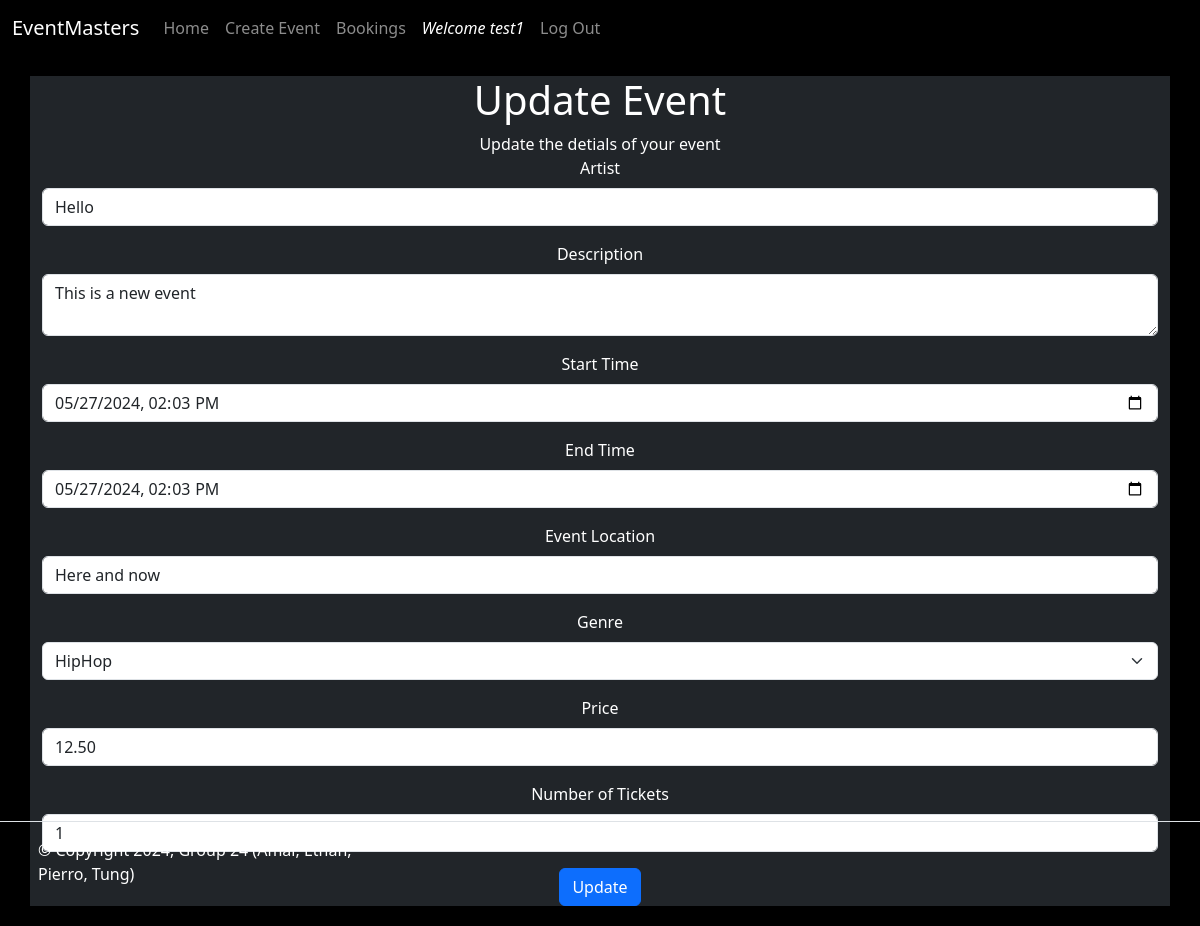
The app's page /Events/update/2 (signed in), older data.
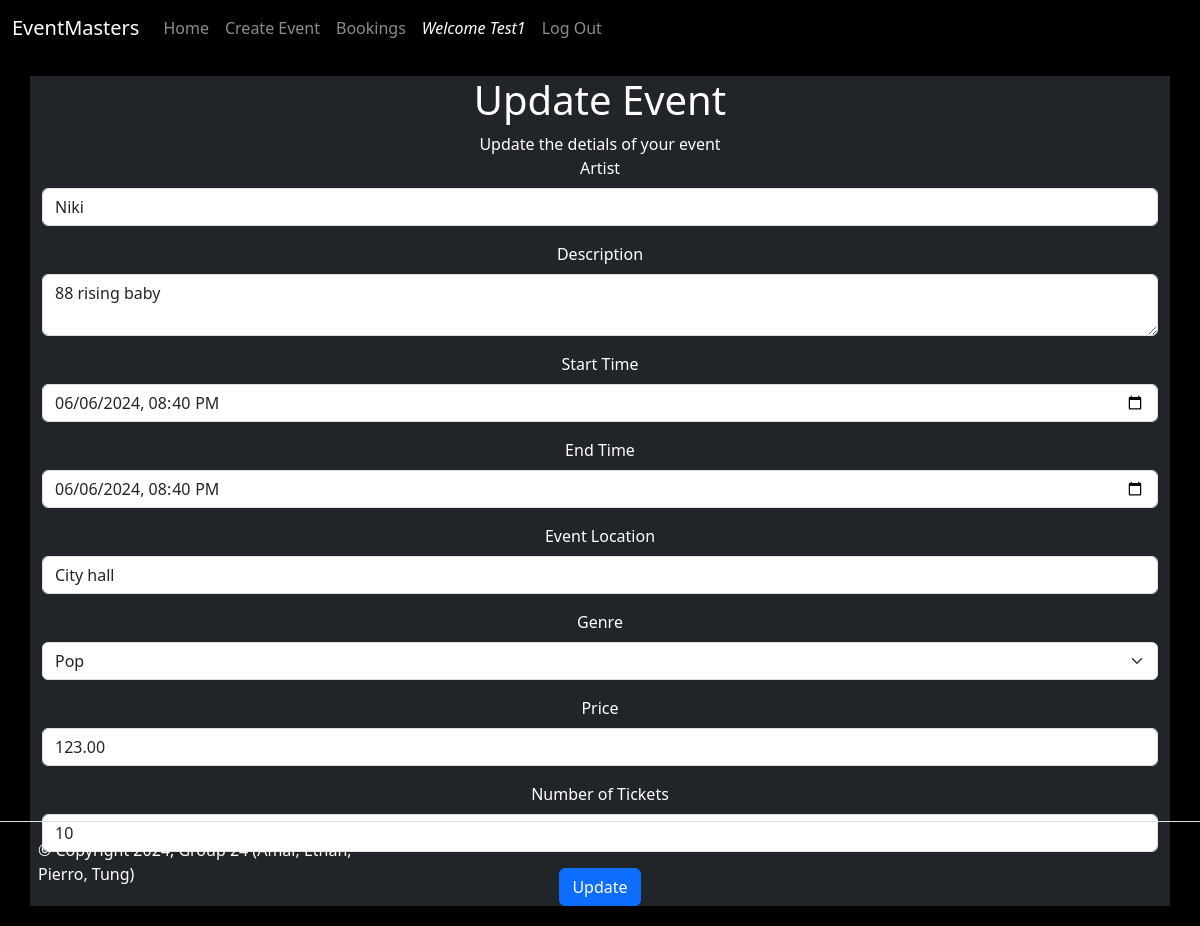
The same page, newer data.
### website/models.py (models this page shows, shortened)
class User(db.Model, UserMixin):
    __tablename__ = 'users'
    id = db.Column(db.Integer, primary_key = True, unique=True)
    name = db.Column(db.String(100), index=True, unique=True, nullable=False)
    emailid = db.Column(db.String(100), index=True, nullable=False)
    password_hash = db.Column(db.String(255), nullable=False)
    comments = db.relationship('Comment', backref='user')
    orders = db.relationship('Order', backref='user')

class Event(db.Model):
    __tablename__ = 'events'
    id = db.Column(db.Integer, primary_key=True)
    name = db.Column(db.String(80))
    description = db.Column(db.String(200))
    image = db.Column(db.String(400))
    start_time = db.Column(db.DateTime)
    end_time = db.Column(db.DateTime)
    location = db.Column(db.String(80))
    genre = db.Column(db.String)
    price = db.Column(db.Float)
    numberoftickets = db.Column(db.Integer)
    status = db.Column(db.String(20), default="Open")
    comments = db.relationship('Comment', backref='event')
    orders = db.relationship('Order', backref='event')
    user_id = db.Column(db.Integer, db.ForeignKey('users.id'))

### website/events.py (the view)
@event_bp.route('/update/<int:id>', methods = ['GET', 'POST'])
@login_required
def update(id):
  event = db.session.query(Event).get(id)
  form = UpdateForm(obj=event)
  if form.validate_on_submit():
    form.populate_obj(event)
    db.session.commit()
    flash('Successfully upated Event', 'success')
    return redirect(url_for('Event.details', id=event.id))
  return render_template('/Events/update.html', form=form, id=id)

### website/forms.py
class UpdateForm(FlaskForm):
  name = StringField('Artist', validators=[InputRequired()])
  description = TextAreaField('Description', validators = [InputRequired()])
  start_time = DateTimeLocalField('Start Time', validators=[InputRequired()])
  end_time = DateTimeLocalField('End Time', validators=[InputRequired()])
  location = StringField('Event Location', validators=[InputRequired()])
  genre = SelectField('Genre', validators=[InputRequired()], choices = [('HipHop'), ('Pop'), ('Rock'), ('Metal'), ('Indie'), ('Folk'), ('EDM')])
  price = DecimalField('Price', validators=[InputRequired(), NumberRange(min=0, max=1000)])
  numberoftickets = IntegerField('Number of Tickets', validators=[InputRequired(), NumberRange(min=1, max=50000)])
  submit = SubmitField("Update")

### website/templates/Events/update.html (shortened to what this page needs)
{% extends 'base.html' %}
{% from 'bootstrap5/form.html' import render_form %}
{% block content %}
<main class="rowimg">
    <div class="container text-center">
        <div class="row updates image" >
          <div class="col-md-12">
            <h1> Update Event</h1>
            <p1> Update the detials of your event </p1>
            {{ render_form(form) }}
          </div>
        </div>
    </div>
</main>
{%endblock%}

### website/templates/base.html (shortened to what this page needs)
<!DOCTYPE html>
<html lang="en">
  <head>
    <link
      href="https://cdn.jsdelivr.net/npm/bootstrap@5.3.3/dist/css/bootstrap.min.css"
      rel="stylesheet"
    />
    <link href="{{url_for('static', filename='style/Style.css')}}" rel="stylesheet"/>
  </head>
  <body class="background">
    <header>
      <nav class="navbar navbar-expand-lg navbar-dark background">
        <div class="container-fluid">
          <a class="navbar-brand" href="{{url_for('main.index')}}">EventMasters</a>
          <div class="collapse navbar-collapse" id="navbarSupportedContent">
            <ul class="navbar-nav me-auto mb-2 mb-lg-0">
              <li class="nav-item">
                <a class="nav-link" href="{{ url_for('main.index') }}">Home</a>
              </li>
              <li class="nav-item">
                <a class="nav-link" href="{{ url_for('Event.create') }}">Create Event</a>
              </li>
              <li class="nav-item">
                <a class="nav-link" href="{{ url_for('Order.orders') }}">Bookings</a>
              </li>
              {% if current_user.is_authenticated %}
              <a id="welcomenavbar" class="nav-item nav-link disabled text-muted" href="#">Welcome {{current_user.name}}</a>
              <a class="nav-item nav-link" href="{{ url_for('auth.logout') }}">Log Out</a>
            {% else %}
              <a class="nav-item nav-link" href="{{ url_for('auth.register') }}">Register</a>
              <a class="nav-item nav-link" href="{{ url_for('auth.login') }}">Log In</a>
            {% endif %}
            </ul>
          </div>
        </div>
      </nav>
    </header>
    {% block content %}
    {% endblock %}
    <footer class="footer d-flex flex-wrap justify-content-between align-items-center py-3 my-4 border-top position-fixed">
      <div class="col-md-4 d-flex align-items-center">
        <a href="/" class="mb-3 me-2 mb-md-0 text-body-secondary text-decoration-none lh-1">
          <svg class="bi" width="30" height="24"><use xlink:href="#bootstrap"/></svg>
        </a>
        <span class="mb-3 mb-md-0 text-body-secondary" style="color: white !important;">&copy; Copyright 2024, Group 24 (Amal, Ethan, Pierro, Tung)</span>
      </div>
      <ul class="nav col-md-4 justify-content-end list-unstyled d-flex">
        <li class="ms-3"><a class="text-body-secondary" href="#"><svg class="bi" width="24" height="24"><use xlink:href="#twitter"/></svg></a></li>
        <li class="ms-3"><a class="text-body-secondary" href="#"><svg class="bi" width="24" height="24"><use xlink:href="#instagram"/></svg></a></li>
        <li class="ms-3"><a class="text-body-secondary" href="#"><svg class="bi" width="24" height="24"><use xlink:href="#facebook"/></svg></a></li>
      </ul>
    </footer>
</body>
</html>

Row changes from the older to the newer data that the page shows:
changed User: name "test1" → "Test1"
changed Event: name "Hello" → "Niki"; description "This is a new event" → "88 rising baby"; start_time "05/27/2024 14:03" → "06/06/2024 20:40"; end_time "05/27/2024 14:03" → "06/06/2024 20:40"; location "Here and now" → "City hall"; genre "HipHop" → "Pop"; price "12.50" → "123.00"; numberoftickets "1" → "10"
